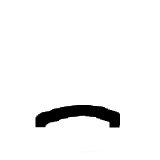
#> input picture composition/mouth-sad.png, 160 x 160 px
$ python composition.py
#> lines starting #> are read from the running program, lines starting #| are printed output that depends on the picture; pictures that were not available may be replaced by others from this repository, and a replacement may not be noted
from typing import Tuple
from PIL import Image, ImageDraw, ImageFont
import os
from random import randrange

class Avatar:

    def __init__(self) -> None:

        self._p = os.path.dirname(__file__)

        self._mouth_image = self._getMouthImage()
#> in _getMouthImage, returned value is the input picture: PIL image 160x160 RGBA; mean R, G, B, A 0, 0, 0, 10.7
        self._border_image = self._getBorderImage()
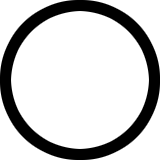
#> input picture composition/border-circle.png, 160 x 160 px, given in place of border-square.png, which was not available
#> in _getBorderImage, returned value is the input picture: PIL image 160x160 RGBA; mean R, G, B, A 0, 0, 0, 54.5
        self._eyes_image = self._getEyesImage()
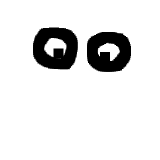
#> input picture composition/eyes-big.png, 160 x 160 px
#> in _getEyesImage, returned value is the input picture: PIL image 160x160 RGBA; mean R, G, B, A 0, 0, 0, 26.4

        self._border_image.paste(self._mouth_image, (0, 0), self._mouth_image)
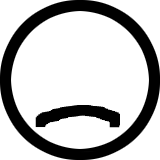
#> self._border_image: PIL image 160x160 RGBA; mean R, G, B, A 0, 0, 0, 64.9; transparent parts drawn white
        self._border_image.paste(self._eyes_image,(0,0),self._eyes_image)
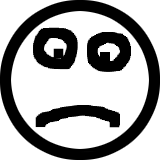
#> self._border_image: PIL image 160x160 RGBA; mean R, G, B, A 0, 0, 0, 90.6; transparent parts drawn white

    def _getBorderImage(self):
        BORDERS = ['border-circle.png','border-square.png']
        index = randrange(0,len(BORDERS))
        return Image.open(self._p+'/'+BORDERS[index])

    def _getMouthImage(self):
        MOUTHS = ['mouth-neutral.png','mouth-sad.png','mouth-smile.png']
        index = randrange(0,len(MOUTHS))
        return Image.open(self._p+'/'+MOUTHS[index])

    def _getEyesImage(self):
        EYES = ['eyes-big.png','eyes-cross.png','eyes-rounded.png','eyes-serious.png','eyes-triangle.png','eyes-lol.png']
        index = randrange(0,len(EYES))
        return Image.open(self._p+'/'+EYES[index])

    def save_image(self, path: str):
        self._border_image.save(path)


a = Avatar()
a.save_image('tewt.png')
